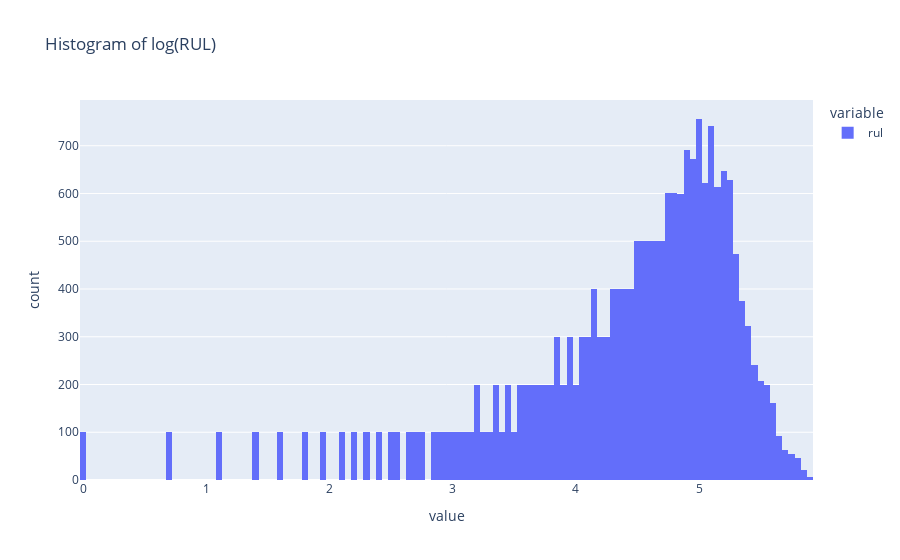

Here is the notebook cell this chart was saved with:
### Markdown cell above
We find that the the distribution is right skewed. This is distort out prediction as very few units have max cycles above 240. So us try clipping or log transform to account for the skew. Also it is better to underestimate RUL than to overestimate due to safety reasons.

### Code cell
px.histogram(np.log1p(train['rul']), title="Histogram of log(RUL)")

### Figure 1 — Plotly figure (JSON) as saved in the notebook; plotly's stock layout.template omitted (floating-point values rounded to 4 significant figures; data arrays with more than 128 entries replaced by an {"elided": "..."} marker saying what was removed)
{"data": [{"alignmentgroup": "True", "bingroup": "x", "hovertemplate": "variable=rul<br>value=%{x}<br>count=%{y}<extra></extra>", "legendgroup": "rul", "marker": {"color": "#636efa", "pattern": {"shape": ""}}, "name": "rul", "offsetgroup": "rul", "orientation": "v", "showlegend": true, "type": "histogram", "x": {"elided": "20631 float values"}, "xaxis": "x", "yaxis": "y"}], "layout": {"barmode": "relative", "legend": {"title": {"text": "variable"}, "tracegroupgap": 0}, "title": {"text": "Histogram of log(RUL)"}, "xaxis": {"anchor": "y", "domain": [0, 1], "title": {"text": "value"}}, "yaxis": {"anchor": "x", "domain": [0, 1], "title": {"text": "count"}}}}
